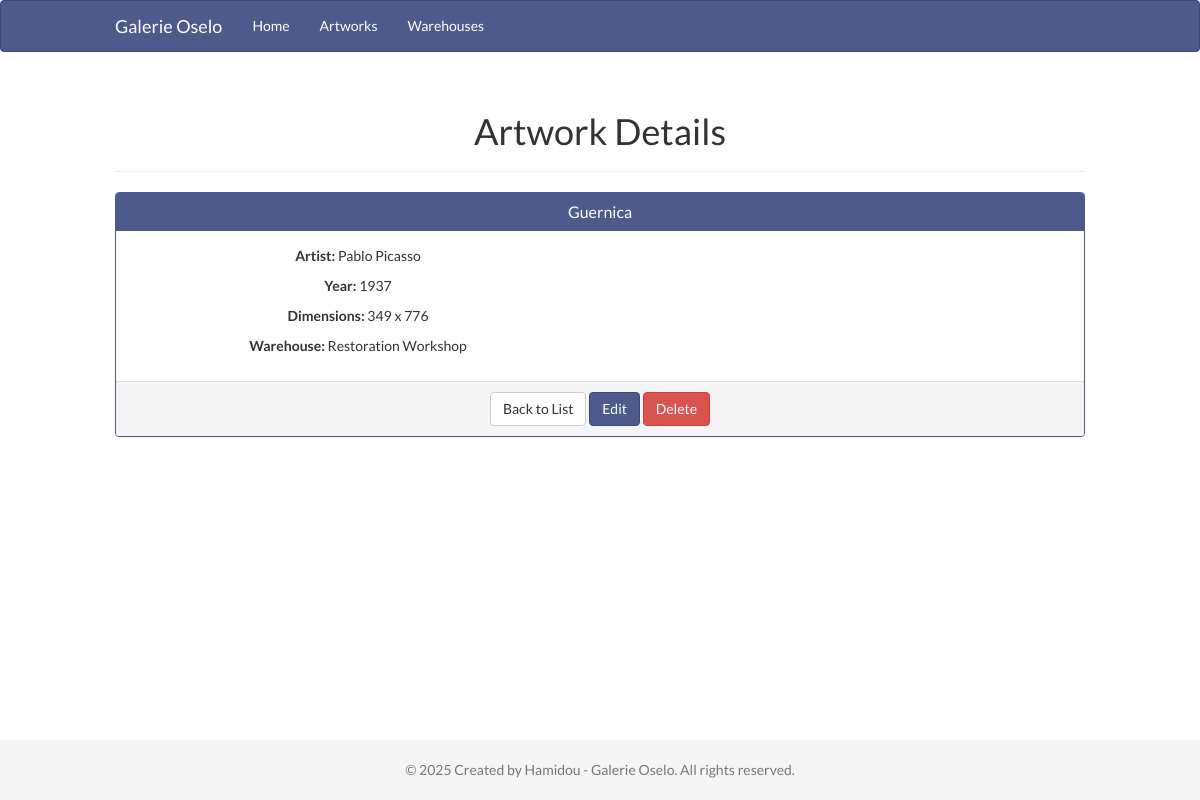
The app's page /views/artworks/show.php?id=5 with its own data.
### tables this page shows
CREATE TABLE artworks (
    id INT AUTO_INCREMENT PRIMARY KEY,
    title VARCHAR(255) NOT NULL,
    year INT,
    artist_name VARCHAR(255),
    width FLOAT,
    height FLOAT,
    warehouse_id INT,
    created_at TIMESTAMP DEFAULT CURRENT_TIMESTAMP,
    updated_at TIMESTAMP DEFAULT CURRENT_TIMESTAMP ON UPDATE CURRENT_TIMESTAMP,
    FOREIGN KEY (warehouse_id) REFERENCES warehouses(id) ON DELETE SET NULL
);

CREATE TABLE warehouses (
    id INT AUTO_INCREMENT PRIMARY KEY,
    name VARCHAR(255) NOT NULL,
    address TEXT,
    created_at TIMESTAMP DEFAULT CURRENT_TIMESTAMP,
    updated_at TIMESTAMP DEFAULT CURRENT_TIMESTAMP ON UPDATE CURRENT_TIMESTAMP
);

### config/database.php (called while the page is built, shortened)
<?php
class Database {
    private $host = "localhost";
    private $db_name = "galerie_oselo";
    private $username = "root";
    private $password = "";
    public function getConnection() {
        $this->conn = null;
        try {
            $this->conn = new PDO("mysql:host=" . $this->host . ";dbname=" . $this->db_name, $this->username, $this->password);
            $this->conn->setAttribute(PDO::ATTR_ERRMODE, PDO::ERRMODE_EXCEPTION);
            $this->conn->exec("set names utf8");
        } catch(PDOException $exception) {
            echo "Connection error: " . $exception->getMessage();
        }
        return $this->conn;
    }
}
?>

### models/Artwork.php (called while the page is built, shortened)
<?php
class Artwork {
    private $conn;
    private $table_name = "artworks";
    public $id;
    public function __construct($db) {
        $this->conn = $db;
    }
    public function readOne() {
        $query = "SELECT a.id, a.title, a.year, a.artist_name, a.width, a.height,
                  a.warehouse_id, a.created_at, a.updated_at, w.name as warehouse_name
                  FROM " . $this->table_name . " a
                  LEFT JOIN warehouses w ON a.warehouse_id = w.id
                  WHERE a.id = ?
                  LIMIT 0,1";
        $stmt = $this->conn->prepare($query);
        $stmt->bindParam(1, $this->id);
        $stmt->execute();
        $row = $stmt->fetch(PDO::FETCH_ASSOC);
        if($row) {
            $this->title = $row['title'];
            $this->year = $row['year'];
            $this->artist_name = $row['artist_name'];
            $this->width = $row['width'];
            $this->height = $row['height'];
            $this->warehouse_id = $row['warehouse_id'];
            return true;
        }
        return false;
    }
}
?>

### models/Warehouse.php (called while the page is built, shortened)
<?php
class Warehouse {
    private $conn;
    private $table_name = "warehouses";
    public $id;
    public function __construct($db) {
        $this->conn = $db;
    }
    public function readOne() {
        $query = "SELECT w.id, w.name, w.address, w.created_at, w.updated_at
                  FROM " . $this->table_name . " w
                  WHERE w.id = ?
                  LIMIT 0,1";
        $stmt = $this->conn->prepare($query);
        $stmt->bindParam(1, $this->id);
        $stmt->execute();
        $row = $stmt->fetch(PDO::FETCH_ASSOC);
        if($row) {
            $this->name = $row['name'];
            return true;
        }
        return false;
    }
}
?>

### controllers/ArtworkController.php (the view, shortened to what this page needs)
<?php
include_once '../../config/database.php';
include_once '../../models/Artwork.php';
include_once '../../models/Warehouse.php';
class ArtworkController {
    private $artwork;
    private $warehouse;
    public function __construct() {
        $database = new Database();
        $this->db = $database->getConnection();
        $this->artwork = new Artwork($this->db);
        $this->warehouse = new Warehouse($this->db);
    }
    public function show($id) {
        $this->artwork->id = $id;
        $this->artwork->readOne();
        include_once '../../includes/header.php';
        echo "<div class='container'>";
        echo "<div class='row'>";
        echo "<div class='col-md-12'>";
        echo "<div class='page-header'>";
        echo "<h1>Artwork Details</h1>";
        echo "</div>";
        echo "<div class='panel panel-primary'>";
        echo "<div class='panel-heading'>";
        echo "<h3 class='panel-title'>{$this->artwork->title}</h3>";
        echo "</div>";
        echo "<div class='panel-body'>";
        echo "<div class='row'>";
        echo "<div class='col-md-6'>";
        echo "<p><strong>Artist:</strong> {$this->artwork->artist_name}</p>";
        echo "<p><strong>Year:</strong> {$this->artwork->year}</p>";
        echo "<p><strong>Dimensions:</strong> {$this->artwork->width} x {$this->artwork->height}</p>";
        echo "<p><strong>Warehouse:</strong> " . ($this->artwork->warehouse_id ? $this->getWarehouseName($this->artwork->warehouse_id) : "Not assigned") . "</p>";
        echo "</div>";
        echo "</div>";
        echo "</div>";
        echo "<div class='panel-footer'>";
        echo "<a href='index.php' class='btn btn-default'>Back to List</a> ";
        echo "<a href='edit.php?id={$id}' class='btn btn-primary'>Edit</a> ";
        echo "<a href='#' onclick='deleteArtwork({$id})' class='btn btn-danger'>Delete</a>";
        echo "</div>";
        echo "</div>";
        echo "</div>";
        echo "</div>";
        echo "</div>";
        $output = ob_get_clean();
        echo $output;
        include_once '../../includes/footer.php';
    }
    private function getWarehouseName($warehouse_id) {
        $this->warehouse->id = $warehouse_id;
        if($this->warehouse->readOne()) {
            return $this->warehouse->name;
        }
        return "Unknown";
    }
}
?>

### assets/css/style.css (style rules this page uses)
body { font-family: 'Lato', sans-serif; background-color: #FFFFFF; color: #333333; padding-bottom: 0px; margin: 0; padding-top: 0px; padding-bottom: 70px; text-align: center; }
.btn-primary { background-color: #4E598C; border-color: #3D4979; }
.panel-primary { border-color: #4E598C; }
.panel-primary > .panel-heading { background-color: #4E598C; border-color: #4E598C; }

### assets/css/responsive.css (style rules this page uses)
@media (min-width: 1200px) { .container { padding: 0 100px; } }

### records on screen
artworks: title "Guernica", artist_name "Pablo Picasso", year "1937", width "349", height "776", warehouse.name "Restoration Workshop"
